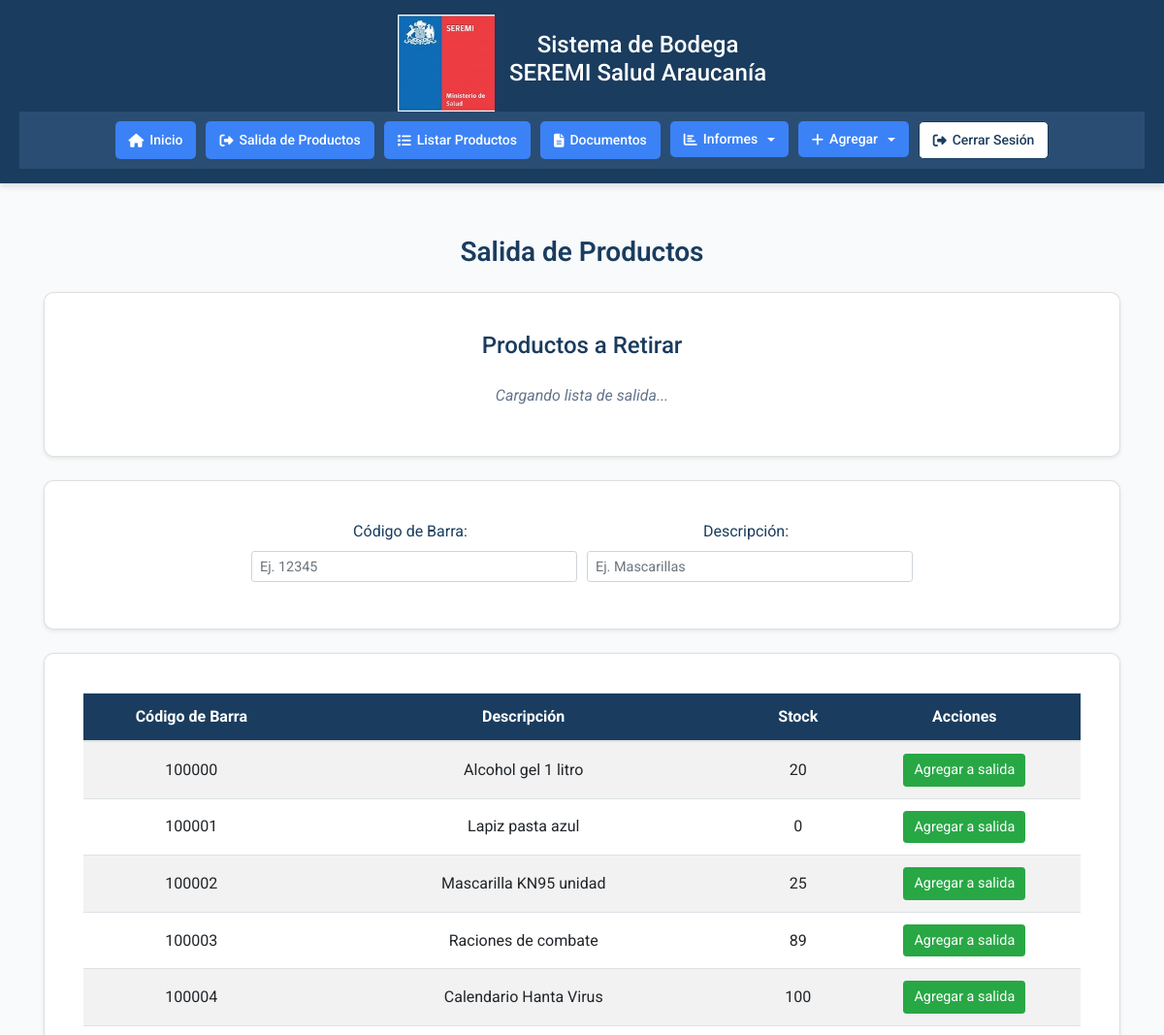
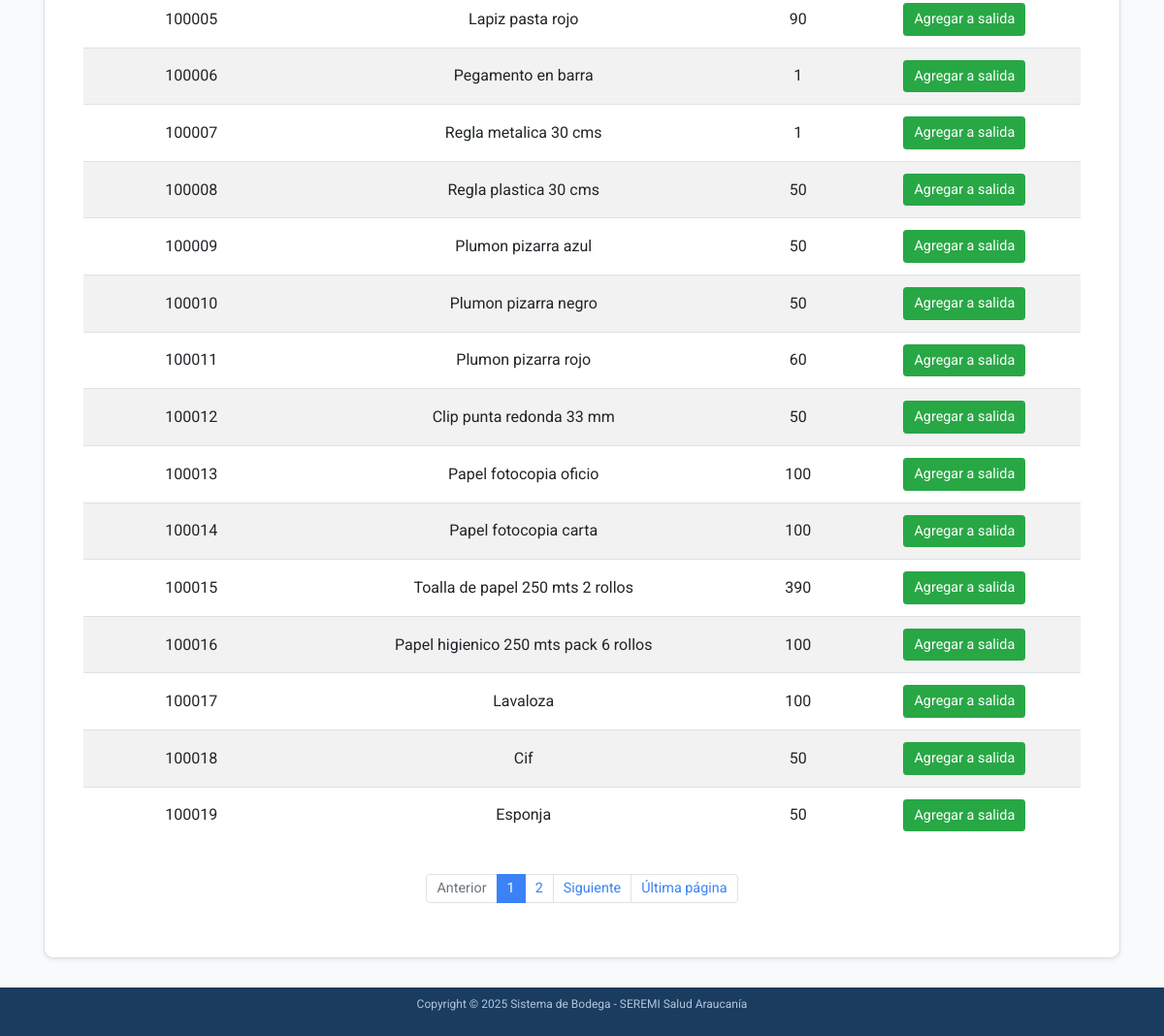
Screenshot of /accounts/salida-productos/ (signed in) with the database file from the repository (2 pictures, top to bottom).
### accounts/models.py (models this page shows, shortened)
class Producto(models.Model):
    CATEGORIAS = [
        ('Insumos de Aseo', 'Insumos de Aseo'),
        ('Insumos de Escritorio', 'Insumos de Escritorio'),
        ('EPP', 'EPP'),
        ('Emergencias y Desastres', 'Emergencias y Desastres'),
        ('Folletería', 'Folletería'),
        ('Otros', 'Otros'),
    ]
    codigo_barra = models.CharField(max_length=50, unique=True)
    descripcion = models.CharField(max_length=200)
    stock = models.IntegerField(default=0, db_index=True)
    categoria = models.CharField(max_length=100, choices=CATEGORIAS, blank=True)
    rut_proveedor = models.CharField(max_length=12, blank=True)
    guia_despacho = models.CharField(max_length=50, blank=True)
    numero_factura = models.CharField(max_length=50, blank=True)
    orden_compra = models.CharField(max_length=50, blank=True)
    class Meta:
        indexes = [models.Index(fields=['stock'], name='idx_producto_stock')]

### accounts/views.py (the view, shortened to what this page needs)
# urls.py: path('salida-productos/', views.salida_productos, name='salida-productos'),  # Vista principal de salida de productos
@login_required
def salida_productos(request):
    if not request.user.has_perm('accounts.can_edit'):
        messages.error(request, 'No tienes permiso para realizar salidas de productos.')
        return redirect('home')
    productos_salida = request.session.get('productos_salida', [])
    productos = Producto.objects.all().order_by('codigo_barra')
    query_codigo = request.GET.get('codigo_barra', '')
    query_descripcion = request.GET.get('descripcion', '')
    if query_codigo:
        productos = productos.filter(codigo_barra=query_codigo)
    if query_descripcion:
        productos = productos.filter(descripcion__icontains=query_descripcion)
    page_obj = paginar_resultados(request, productos)
    if request.headers.get('X-Requested-With') == 'XMLHttpRequest' and request.GET.get('action') == 'get_salida_data':
        return JsonResponse({'success': True, 'productos_salida': productos_salida})
    return render(request, 'accounts/salida_productos.html', {
        'page_obj': page_obj,
        'query_codigo': query_codigo,
        'query_descripcion': query_descripcion,
        'productos_salida': productos_salida,
    })

### accounts/auth_backend.py (called while the page is built)
    def get_user(self, user_id):
        UserModel = get_user_model()
        try:
            return UserModel.objects.get(pk=user_id)
        except UserModel.DoesNotExist:
            return None

### accounts/views.py (called while the page is built)
def paginar_resultados(request, objetos, items_por_pagina=20):
    paginator = Paginator(objetos, items_por_pagina)
    page = request.GET.get('page')
    try:
        page_obj = paginator.page(page)
    except PageNotAnInteger:
        page_obj = paginator.page(1)
    except EmptyPage:
        page_obj = paginator.page(paginator.num_pages)
    return page_obj

### accounts/templates/accounts/salida_productos.html (shortened to what this page needs)
{% extends 'accounts/home.html' %}
{% load static %}
{% block content %}
<div class="container mt-4">
    <h2 class="text-center mb-4" style="color: #1a3c5e; font-weight: 600;">Salida de Productos</h2>
    <div class="card form-card shadow-sm mb-4">
        <div class="card-body">
            <h4 class="text-center mb-3" style="color: #1a3c5e;">Productos a Retirar</h4>
            <div id="salida-loading" class="text-center" style="display: none; color: #64748b;">Cargando lista de salida...</div>
        </div>
    </div>
    <div class="card form-card shadow-sm mb-4">
        <div class="card-body">
            <div class="form-row justify-content-center">
                <div class="form-group col-md-4 mb-2">
                    <label for="codigo_barra" class="mr-2" style="color: #1a3c5e;">Código de Barra:</label>
                    <input type="text" id="codigo_barra" class="form-control form-control-sm" value="{{ query_codigo }}" placeholder="Ej. 12345">
                </div>
                <div class="form-group col-md-4 mb-2">
                    <label for="descripcion" class="mr-2" style="color: #1a3c5e;">Descripción:</label>
                    <input type="text" id="descripcion" class="form-control form-control-sm" value="{{ query_descripcion }}" placeholder="Ej. Mascarillas">
                </div>
            </div>
        </div>
    </div>
    <div class="card table-card shadow-sm">
        <div class="card-body">
            <div id="table-container">
                {% if page_obj %}
                    <div class="table-responsive">
                        <table class="table table-striped table-hover">
                            <thead style="background-color: #1a3c5e; color: white;">
                                <tr>
                                    <th>Código de Barra</th>
                                    <th>Descripción</th>
                                    <th>Stock</th>
                                    <th>Acciones</th>
                                </tr>
                            </thead>
                            <tbody id="product-table-body">
                                {% for producto in page_obj %}
                                    <tr>
                                        <td>{{ producto.codigo_barra }}</td>
                                        <td>{{ producto.descripcion }}</td>
                                        <td>{{ producto.stock }}</td>
                                        <td>
                                            <form class="add-product-form" style="display:inline;">
                                                <button type="button" name="agregar_producto" class="btn btn-sm btn-success add-product-btn">Agregar a salida</button>
                                            </form>
                                        </td>
                                    </tr>
                                {% endfor %}
                            </tbody>
                        </table>
                    </div>
                    <div class="pagination justify-content-center mt-3">
                        <ul class="pagination">
                            {% if page_obj.has_previous %}
                                <li class="page-item">
                                    <a class="page-link" href="?page={{ page_obj.previous_page_number }}{% if query_codigo %}&codigo_barra={{ query_codigo }}{% endif %}{% if query_descripcion %}&descripcion={{ query_descripcion }}{% endif %}" data-page="{{ page_obj.previous_page_number }}">Anterior</a>
                                </li>
                            {% else %}
                                <li class="page-item disabled">
                                    <a class="page-link" href="#">Anterior</a>
                                </li>
                            {% endif %}
                            {% with start=page_obj.number|add:-5 end=page_obj.number|add:5 %}
                                {% for num in page_obj.paginator.page_range %}
                                    {% if num >= start and num <= end %}
                                        {% if num == page_obj.number %}
                                            <li class="page-item active">
                                                <span class="page-link">{{ num }}</span>
                                            </li>
                                        {% else %}
                                            <li class="page-item">
                                                <a class="page-link" href="?page={{ num }}" data-page="{{ num }}">{{ num }}</a>
                                            </li>
                                        {% endif %}
                                    {% endif %}
                                {% endfor %}
                            {% endwith %}
                            {% if page_obj.has_next %}
                                <li class="page-item">
                                    <a class="page-link" href="?page={{ page_obj.next_page_number }}" data-page="{{ page_obj.next_page_number }}">Siguiente</a>
                                </li>
                            {% else %}
                                <li class="page-item disabled">
                                    <a class="page-link" href="#">Siguiente</a>
                                </li>
                            {% endif %}
                            <li class="page-item">
                                <a class="page-link" href="?page={{ page_obj.paginator.num_pages }}" data-page="{{ page_obj.paginator.num_pages }}">Última página</a>
                            </li>
                        </ul>
                    </div>
                {% else %}
                    <p class="text-center" style="color: #64748b;">No se encontraron productos.</p>
                {% endif %}
            </div>
        </div>
    </div>
</div>
{% endblock %}

### accounts/templates/accounts/home.html (style rules this page uses)
* { margin: 0; padding: 0; box-sizing: border-box; font-family: 'Roboto', Arial, sans-serif; }
body { background-color: #f8fafc; display: flex; flex-direction: column; min-height: 100vh; }
main .container { width: 100%; padding: 0 15px; box-sizing: border-box; }
main h2 { color: #1a3c5e; font-size: 28px; font-weight: 700; margin-bottom: 10px; }
.form-card { background-color: #ffffff; border-radius: 10px; padding: 20px; max-width: 100%; margin: 0 auto; box-shadow: 0 4px 6px rgba(0, 0, 0, 0.1); }

### accounts/templates/accounts/salida_productos.html (style rules this page uses)
.form-card, .table-card { background-color: #ffffff; border-radius: 10px; padding: 20px; max-width: 100%; margin: 0 auto; box-shadow: 0 4px 6px rgba(0, 0, 0, 0.1); }
.form-control-sm { height: calc(1.5em + 0.5rem + 2px); font-size: 0.9rem; }
.btn-success { padding: 5px 10px; font-size: 0.9rem; }
.table th, .table td { vertical-align: middle; }
.form-control-sm, .form-control-sm:focus { box-shadow: none; }
.pagination .page-link { color: #3b82f6; border: 1px solid #dee2e6; padding: 5px 10px; font-size: 0.9rem; }
.pagination .page-item.active .page-link { background-color: #3b82f6; border-color: #3b82f6; color: white; }
.pagination .page-item.disabled .page-link { color: #6c757d; pointer-events: none; background-color: #fff; border-color: #dee2e6; }
#salida-loading, #loading { padding: 10px; font-style: italic; }

### rows the page displays
Producto: codigo_barra "100000", descripcion "Alcohol gel 1 litro", stock "20"
Producto: codigo_barra "100001", descripcion "Lapiz pasta azul", stock "0"
Producto: codigo_barra "100002", descripcion "Mascarilla KN95 unidad", stock "25"
Producto: codigo_barra "100003", descripcion "Raciones de combate", stock "89"
Producto: codigo_barra "100004", descripcion "Calendario Hanta Virus", stock "100"
Producto: codigo_barra "100005", descripcion "Lapiz pasta rojo", stock "90"
Producto: codigo_barra "100006", descripcion "Pegamento en barra", stock "1"
Producto: codigo_barra "100007", descripcion "Regla metalica 30 cms", stock "1"
Producto: codigo_barra "100008", descripcion "Regla plastica 30 cms", stock "50"
Producto: codigo_barra "100009", descripcion "Plumon pizarra azul", stock "50"
Producto: codigo_barra "100010", descripcion "Plumon pizarra negro", stock "50"
Producto: codigo_barra "100011", descripcion "Plumon pizarra rojo", stock "60"
Producto: codigo_barra "100012", descripcion "Clip punta redonda 33 mm", stock "50"
Producto: codigo_barra "100013", descripcion "Papel fotocopia oficio", stock "100"
Producto: codigo_barra "100014", descripcion "Papel fotocopia carta", stock "100"
Producto: codigo_barra "100015", descripcion "Toalla de papel 250 mts 2 rollos", stock "390"
Producto: codigo_barra "100016", descripcion "Papel higienico 250 mts pack 6 rollos", stock "100"
Producto: codigo_barra "100017", descripcion "Lavaloza", stock "100"
Producto: codigo_barra "100018", descripcion "Cif", stock "50"
Producto: codigo_barra "100019", descripcion "Esponja", stock "50"

### other values shown
{{ num }} "1"
{{ num }} "2"
